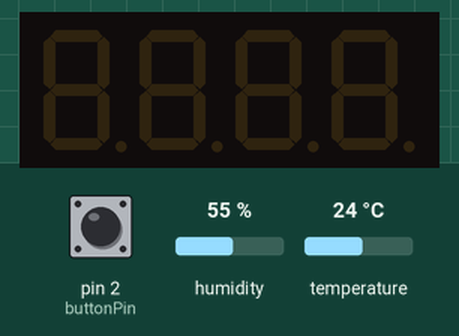
A sketch run on a simulated Arduino Uno, built with avr-gcc and run on an emulated ATmega328P. On the bench: 4-digit seven-segment display. Wiring (inferred from the names in the program): 4-digit 7-segment display, segments lit when HIGH: segments pin 13, pin 3, pin 4, pin 5, pin 6, pin 7, pin 8; digit selects pin 9, pin 10, pin 11, pin 12. The test bench sets the inputs (shaded band); at power-on: pin 2 (buttonPin) LOW, humidity 55 %, temperature 24 °C. Sleep ends after the set time or at an interrupt; the segment pins are drawn as the display they are named for; what the sketch prints to the serial monitor is not drawn.

Above: at 4.8 s.
4.9 s: pin 2 (buttonPin) pulled HIGH for 3 s
At 6.2 s:
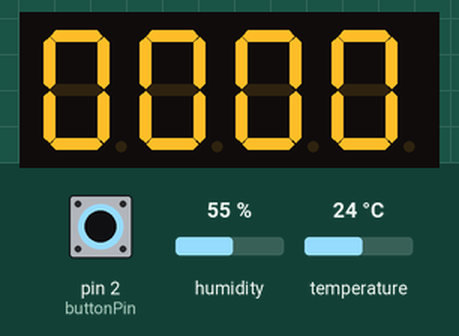
9.8 s: humidity set to 22 %
At 12.8 s:
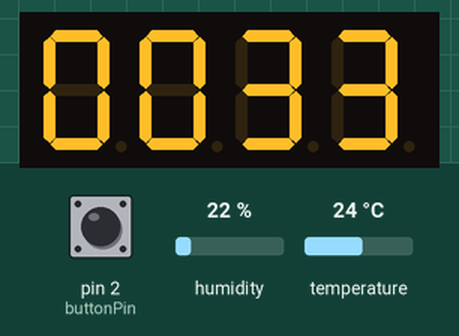
17.5 s: temperature set to 12 °C
At 20.8 s:
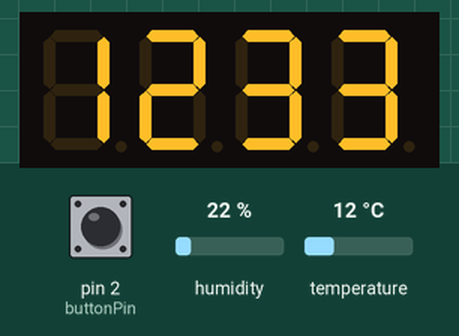
25.5 s: pin 2 (buttonPin) pulled HIGH for 3 s
At 26.7 s:
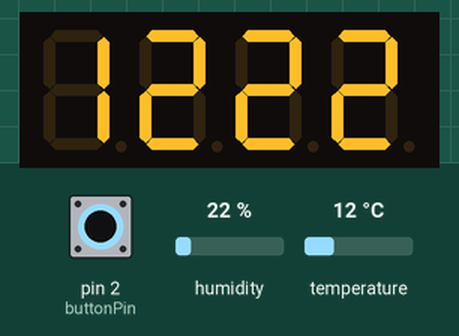
33.5 s: pin 2 (buttonPin) pulled HIGH for 3 s
At 34.0 s:
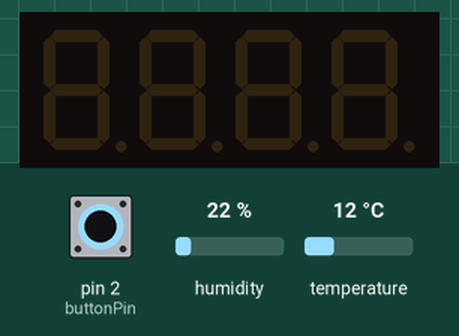
38.4 s: pin 2 (buttonPin) pulled HIGH for 3 s
At 39.3 s:
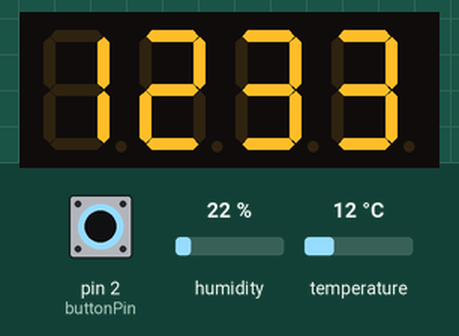
Timing chart, 0 to 41.4 s (numbered marks = the images above; inputs shaded):
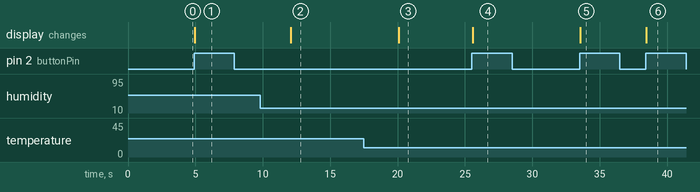

The sketch:

project1.ino
```cpp
#include <avr/sleep.h> // library for sleep function
#include <dht11.h>    // temprature sensor

#define DHT11PIN  A0
#define buttonPin 2

/*
  Showing number 0-9 on a Common Anode 7-segment LED display
  Displays the numbers 0-9 on the display, with one second inbetween.
    A
   ---
F |   | B
  | G |
   ---
E |   | C
  |   |
   ---
    D
 */
// Pin 3-8 + 13 is connected  to the 7 segments of the display.
// Pin 9 - 12 are the corresponding digit activators
int pinA = 13;
int pinB = 3;
int pinC = 4;
int pinD = 5;
int pinE = 6;
int pinF = 7;
int pinG = 8;
int D1 = 9;
int D2 = 10;
int D3 = 11;
int D4 = 12;

int digitIndex = 0;  // this flag determins whicj digit of 4 will be enabled avery time

// this flag indicates which mode the display uses :
// 1st mode(first push of button) : display the maximum Temp and Hum difference ever measured
// 2nd mode(second push of button) : display the current Temp and Hum measured
int displayIndex = 0;

dht11 DHT11; //DHT module (For Temp Humidity)


int  currentTemp = 0; //last measurement of Temprature
int  currentHum  = 0; //last measurement of Humidity


int maxTempOfDay = 0;  // maximum Temprature measured
int minTempOfDay = 0;  // minimum Temprature measured
int maxHumOfDay = 0;  // maximum Humidity measured
int minHumOfDay = 0;  // minimum Humidity measured
int maxTempDiff = 0;  // maximum Temprature difference
int maxHumDiff = 0;   // maximum Humidity difference

int dayTime = 0; // 86400/4 = 21600(counter need to count to 21600 to end a full day)


//****** the setup function runs once when you press reset or power the board ******
//*                                                                                *
//*                    Enable interrupts and initialize In/Out                     *
//*                                                                                *
//**********************************************************************************
void setup() {

  cli();//stop interrupts


  //-----------set timer1 interrupt at 0.25Hz--------------
  TCCR1A = 0;// set entire TCCR1A register to 0 (increase every cycle)
  TCCR1B = 0;// same for TCCR1B prescaler ( manages how fast timer is counting)
  TCNT1  = 0;//initialize counter value to 0 (counts every time TCCR1A = TCCR1B)
  // set compare match register for 1hz increments
  OCR1A = 62499;// interrupt every 4s = (16*10^6) / (0,25*1024) - 1 (must be <65536)
  // turn on CTC(Clear Timer Compare Match) mode
  TCCR1B |= (1 << WGM12);
  // Set CS10 and CS12 bits for 1024 prescaler(one count every 1024 clock periods)
  TCCR1B |= (1 << CS12) | (1 << CS10);
  // enable timer compare interrupt
  TIMSK1 |= (1 << OCIE1A);
  sei();//allow interrupts
//-----------end set timer1 interrupt at 0.25Hz--------------

  Serial.begin(9600); // open the serial port at 9600 bps:
  pinMode(buttonPin, INPUT); // initialize interupt input pin for pushbutton to pin A0
  attachInterrupt(digitalPinToInterrupt(buttonPin), Display, RISING); // push button interupt enable


  // initialize  the digital pins as outputs for display.
  pinMode(pinA, OUTPUT);
  pinMode(pinB,  OUTPUT);
  pinMode(pinC, OUTPUT);
  pinMode(pinD, OUTPUT);
  pinMode(pinE, OUTPUT);
  pinMode(pinF, OUTPUT);
  pinMode(pinG,  OUTPUT);
  pinMode(D1, OUTPUT);
  pinMode(D2, OUTPUT);
  pinMode(D3,  OUTPUT);
  pinMode(D4, OUTPUT);
}


//****** the loop function runs over and over again forever ******
//*                                                              *
//*                     Do nothing but sleep                     *
//*                                                              *
//****************************************************************
void loop() {

  // There are five different sleep modes in order of power saving:
	// SLEEP_MODE_IDLE - the lowest power saving mode
	// SLEEP_MODE_ADC
	// SLEEP_MODE_PWR_SAVE
	// SLEEP_MODE_STANDBY
	// SLEEP_MODE_PWR_DOWN - the highest power saving mode
  set_sleep_mode(SLEEP_MODE_IDLE); // sleep but allow interrupts
	sleep_enable();

	// Now enter sleep mode.
	sleep_mode();
}


//****************************************************************
//*                                                              *
//*              Enable timer for display digits                 *
//*                                                              *
//****************************************************************
void Display() {
  if(displayIndex == 0){
    //-----------set timer2 interrupt -------------
    TCCR2A = 0;// set entire TCCR2A register to 0 (increase every cycle)
    TCCR2B = 0;// same for TCCR2B prescaler ( manages how fast timer is counting)
    TCNT2  = 0;//initialize counter value to 0 (counts every time TCCR2A = TCCR2B)
    // set compare match register for 1hz increments
    OCR2A = 250;// interrupt every 0,06s , 16,5Hz = (16*10^6) / (250*1024) - 1 (must be <255)
    // turn on CTC(Clear Timer Compare Match) mode
    TCCR2A |= (1 << WGM21);
    // Set CS20 and CS22 bits for 1024 prescaler(one count every 1024 clock periods)
    TCCR2B |= (1 << CS22) | (1 << CS20);
    // enable timer compare interrupt
    TIMSK2 |= (1 << OCIE2A);
    //-----------end set timer2 interrupt -------------
    displayIndex = 1;
    Serial.print("Display Max Temp and Hum Difference");
  }
  else if(displayIndex == 1){
    displayIndex = 2;
    Serial.print("Display current Temp and Hum Difference");
  }
  else{
    Serial.print("Disable Display");
    displayIndex = 0;
    // Disable all Timer2 interrupts (set its clock to 0)
    TCCR2B &= ~((1 << CS22) | (1 << CS21) | (1 << CS20));
    //DIsable all digits
    digitalWrite(D1, HIGH);
    digitalWrite(D2, HIGH);
    digitalWrite(D3, HIGH);
    digitalWrite(D4, HIGH);
  }

}


//****************************************************************
//*                                                              *
//*          Visualize the correct digit in the display          *
//*                                                              *
//****************************************************************

void indexVisualize (int number, int index){

  // activate the correct index (one of the 4 digits of the dispaly)(active low)
  if(index == 0){ // activate 1st digit
    digitalWrite(D1, LOW);
    digitalWrite(D2, HIGH);
    digitalWrite(D3, HIGH);
    digitalWrite(D4, HIGH);
  }
  else if(index == 1){ // activate 2nd digit
    digitalWrite(D1, HIGH);
    digitalWrite(D2, LOW);
    digitalWrite(D3, HIGH);
    digitalWrite(D4, HIGH);
  }
  else if(index == 2){ // activate 3rd digit
    digitalWrite(D1, HIGH);
    digitalWrite(D2, HIGH);
    digitalWrite(D3, LOW);
    digitalWrite(D4, HIGH);
  }
  else if(index == 3){ // activate 4th digit
    digitalWrite(D1, HIGH);
    digitalWrite(D2, HIGH);
    digitalWrite(D3, HIGH);
    digitalWrite(D4, LOW);
  }

  // create the decimal representation of the digit
  /*
   A
   ---
F |   | B
  | G |
   ---
E |   | C
  |   |
   ---
    D
    */
  if(number == 0){
    //display number  0
    digitalWrite(pinA,  HIGH);
    digitalWrite(pinB, HIGH);
    digitalWrite(pinC, HIGH);
    digitalWrite(pinD, HIGH);
    digitalWrite(pinE, HIGH);
    digitalWrite(pinF,  HIGH);
    digitalWrite(pinG, LOW);
}
else if(number == 1){
    //display number  1
    digitalWrite(pinA,  LOW);
    digitalWrite(pinB, HIGH);
    digitalWrite(pinC, HIGH);
    digitalWrite(pinD, LOW);
    digitalWrite(pinE, LOW);
    digitalWrite(pinF,  LOW);
    digitalWrite(pinG, LOW);
}
else if(number == 2){
    //display number  2
    digitalWrite(pinA,  HIGH);
    digitalWrite(pinB, HIGH);
    digitalWrite(pinC, LOW);
    digitalWrite(pinD, HIGH);
    digitalWrite(pinE, HIGH);
    digitalWrite(pinF,  LOW);
    digitalWrite(pinG, HIGH);
}
else if(number == 3){
    //display number  3
    digitalWrite(pinA,  HIGH);
    digitalWrite(pinB, HIGH);
    digitalWrite(pinC, HIGH);
    digitalWrite(pinD, HIGH);
    digitalWrite(pinE, LOW);
    digitalWrite(pinF,  LOW);
    digitalWrite(pinG, HIGH);
}
else if(number == 4){
    //display number  4
    digitalWrite(pinA,  LOW);
    digitalWrite(pinB, HIGH);
    digitalWrite(pinC, HIGH);
    digitalWrite(pinD, LOW);
    digitalWrite(pinE, LOW);
    digitalWrite(pinF,  HIGH);
    digitalWrite(pinG, HIGH);
}
else if(number == 5){
    //display number  5
    digitalWrite(pinA,  HIGH);
    digitalWrite(pinB, LOW);
    digitalWrite(pinC, HIGH);
    digitalWrite(pinD, HIGH);
    digitalWrite(pinE, LOW);
    digitalWrite(pinF,  HIGH);
    digitalWrite(pinG, HIGH);
}
else if(number == 6){
    //display number  6
    digitalWrite(pinA,  HIGH);
    digitalWrite(pinB, LOW);
    digitalWrite(pinC, HIGH);
    digitalWrite(pinD, HIGH);
    digitalWrite(pinE, HIGH);
    digitalWrite(pinF,  HIGH);
    digitalWrite(pinG, HIGH);
}
else if(number == 7){
    //7
    digitalWrite(pinA,  HIGH);
    digitalWrite(pinB, HIGH);
    digitalWrite(pinC, HIGH);
    digitalWrite(pinD, LOW);
    digitalWrite(pinE, LOW);
    digitalWrite(pinF,  LOW);
    digitalWrite(pinG, LOW);
}
else if(number == 8){
    //display number 8
    digitalWrite(pinA,  HIGH);
    digitalWrite(pinB, HIGH);
    digitalWrite(pinC, HIGH);
    digitalWrite(pinD, HIGH);
    digitalWrite(pinE, HIGH);
    digitalWrite(pinF,  HIGH);
    digitalWrite(pinG, HIGH);
}
else if(number == 9){
    //display number  9
    digitalWrite(pinA,  HIGH);
    digitalWrite(pinB, HIGH);
    digitalWrite(pinC, HIGH);
    digitalWrite(pinD, HIGH);
    digitalWrite(pinE, LOW);
    digitalWrite(pinF,  HIGH);
    digitalWrite(pinG, HIGH);
}
}

//****************************************************************
//*                                                              *
//*                         UPDATE DISPLAY                       *
//*                                                              *
//****************************************************************
// At the first button push (displayIndex == 1) display the max Temp and Hum difference

// At the second button push (displayIndex == 2) display the current Temp and Hum difference
ISR(TIMER2_COMPA_vect){
  if(displayIndex == 1){  // first button push
     if(digitIndex == 0)
       indexVisualize (maxTempDiff/10, digitIndex); //display the first digit of max Temp Difference
     else if(digitIndex == 1)
       indexVisualize (maxTempDiff % 10, digitIndex); //display the second digit of max Temp Difference
     else if(digitIndex == 2)
       indexVisualize (maxHumDiff/10, digitIndex); // display the first digit of max Hum Difference
     else if(digitIndex == 3)
       indexVisualize (maxHumDiff % 10, digitIndex); // display the second index of max Hum Difference
  }
   else if(displayIndex == 2){
     if(digitIndex == 0)
       indexVisualize ((currentTemp/10), digitIndex); //display the first digit of current Temp
     else if(digitIndex == 1)
       indexVisualize ((currentTemp % 10), digitIndex); //display the second digit of current Temp
     else if(digitIndex == 2)
       indexVisualize ((currentHum/10), digitIndex); //display the first digit of current Hum
     else if(digitIndex == 3)
       indexVisualize ((currentHum % 10), digitIndex); //display the second digit of current Hum
  }

  if(digitIndex==3)  // change display digit index that will be visualize next time
    digitIndex = 0 ;
  else
    digitIndex = digitIndex + 1 ;

}

//****************************************************************
//*                                                              *
//*       ISR of TIMER measure Temprature and Humidity           *
//*                                                              *
//****************************************************************

ISR(TIMER1_COMPA_vect){//timer1 interrupt triggered every 4 sec
   DHT11.read(DHT11PIN);  // read temprature and humidity from pin DHT11PIN = 13

  currentTemp = (int)DHT11.temperature;
  currentHum  = (int)DHT11.humidity;

// make the measurements
  Serial.println("Temp:");
  Serial.println((int)currentTemp);
  Serial.println("Hum:");
  Serial.println((int)currentHum);


   if(dayTime == 21600){ // every day reset for finding the new max and min values
      dayTime = 0 ;
      maxTempOfDay = 0;
      minTempOfDay = 0;
      minTempOfDay = 0;
      minTempOfDay = 0;
   }
   dayTime = dayTime + 1;


   // check if max or min temprature found (and measurement didnt failed)
   if(currentTemp > maxTempOfDay & currentTemp < 50 & currentTemp > 0)
      maxTempOfDay = currentTemp;
   else if((currentTemp < minTempOfDay | minTempOfDay == 0) & currentTemp < 50 & currentTemp > 0)
      minTempOfDay = currentTemp;
  // check if max or min humidity found (and measurement didnt failed)
   if(currentHum > maxHumOfDay & currentHum < 90 & currentHum > 20)
      maxHumOfDay = currentHum;
   else if((currentHum < minHumOfDay | minHumOfDay == 0) & currentHum < 90 & currentHum > 20)
      minHumOfDay = currentHum;

   // check if there is a maximum difference in temprature ever
   if(maxTempOfDay-minTempOfDay > maxTempDiff & maxTempOfDay != 0 & minTempOfDay != 0)
     maxTempDiff = maxTempOfDay-minTempOfDay;
   // check if there is a maximum difference in humidity ever
   if(maxHumOfDay-minHumOfDay > maxHumDiff & maxHumOfDay != 0 & minHumOfDay != 0)
     maxHumDiff = maxHumOfDay-minHumOfDay;

}
```

Measured:
- after the input at 4.9 s, the display: changes after 0.06 s (image 1)
- after the input at 9.8 s, the display: changes after 2.3 s (image 2)
- after the input at 17.5 s, the display: changes after 2.6 s (image 3)
- after the input at 25.5 s, the display: changes after 0.06 s (image 4)
- after the input at 33.5 s, the display: changes after 0.06 s (image 5)
- after the input at 38.4 s, the display: changes at once (image 6)
